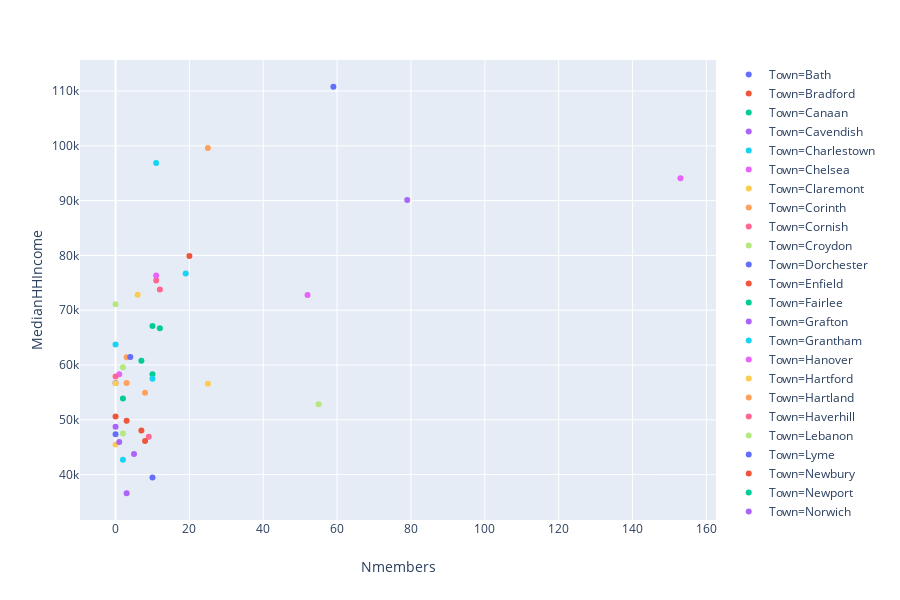

Notebook code for this chart:
### Code cell
#Working with town level data to see if membership is correlated with household income
town_data_2 = np.array(town_data)
town_data_std=town_data_2[:, 4]
np.std(town_data_std)


#scatter plot comparing Median Income and Number of Members
px.scatter(town_data, x='Nmembers', y='MedianHHIncome', color='Town')

### Figure 1 — Plotly figure (JSON) as saved in the notebook; plotly's stock layout.template omitted (floating-point values rounded to 4 significant figures)
{"data": [{"hovertemplate": "Town=Bath<br>Nmembers=%{x}<br>MedianHHIncome=%{y}<extra></extra>", "legendgroup": "Town=Bath", "marker": {"color": "#636efa", "symbol": "circle"}, "mode": "markers", "name": "Town=Bath", "showlegend": true, "type": "scatter", "uid": "c696238b-6a2e-475c-893d-b2c4a854bbc2", "x": [0], "xaxis": "x", "y": [47386], "yaxis": "y"}, {"hovertemplate": "Town=Bradford<br>Nmembers=%{x}<br>MedianHHIncome=%{y}<extra></extra>", "legendgroup": "Town=Bradford", "marker": {"color": "#EF553B", "symbol": "circle"}, "mode": "markers", "name": "Town=Bradford", "showlegend": true, "type": "scatter", "uid": "f39e1fc3-f7cf-4d66-ba33-b71de3c6bdc0", "x": [7], "xaxis": "x", "y": [48056], "yaxis": "y"}, {"hovertemplate": "Town=Canaan<br>Nmembers=%{x}<br>MedianHHIncome=%{y}<extra></extra>", "legendgroup": "Town=Canaan", "marker": {"color": "#00cc96", "symbol": "circle"}, "mode": "markers", "name": "Town=Canaan", "showlegend": true, "type": "scatter", "uid": "46d7644c-2f5a-4fc0-a645-1cf252a270c4", "x": [10], "xaxis": "x", "y": [58333], "yaxis": "y"}, {"hovertemplate": "Town=Cavendish<br>Nmembers=%{x}<br>MedianHHIncome=%{y}<extra></extra>", "legendgroup": "Town=Cavendish", "marker": {"color": "#ab63fa", "symbol": "circle"}, "mode": "markers", "name": "Town=Cavendish", "showlegend": true, "type": "scatter", "uid": "999d88a4-eb69-468f-ab6c-afe4e3515cab", "x": [0], "xaxis": "x", "y": [48750], "yaxis": "y"}, {"hovertemplate": "Town=Charlestown<br>Nmembers=%{x}<br>MedianHHIncome=%{y}<extra></extra>", "legendgroup": "Town=Charlestown", "marker": {"color": "#19d3f3", "symbol": "circle"}, "mode": "markers", "name": "Town=Charlestown", "showlegend": true, "type": "scatter", "uid": "5405fccc-0517-4ade-98cf-ff7e46d6d33d", "x": [2], "xaxis": "x", "y": [42693], "yaxis": "y"}, {"hovertemplate": "Town=Chelsea<br>Nmembers=%{x}<br>MedianHHIncome=%{y}<extra></extra>", "legendgroup": "Town=Chelsea", "marker": {"color": "#e763fa", "symbol": "circle"}, "mode": "markers", "name": "Town=Chelsea", "showlegend": true, "type": "scatter", "uid": "e9c49015-9a0b-48d8-ab6e-902816c16ce5", "x": [1], "xaxis": "x", "y": [58333], "yaxis": "y"}, {"hovertemplate": "Town=Claremont<br>Nmembers=%{x}<br>MedianHHIncome=%{y}<extra></extra>", "legendgroup": "Town=Claremont", "marker": {"color": "#fecb52", "symbol": "circle"}, "mode": "markers", "name": "Town=Claremont", "showlegend": true, "type": "scatter", "uid": "17423732-c969-4738-8778-673575ff6157", "x": [0], "xaxis": "x", "y": [45510], "yaxis": "y"}, {"hovertemplate": "Town=Corinth<br>Nmembers=%{x}<br>MedianHHIncome=%{y}<extra></extra>", "legendgroup": "Town=Corinth", "marker": {"color": "#ffa15a", "symbol": "circle"}, "mode": "markers", "name": "Town=Corinth", "showlegend": true, "type": "scatter", "uid": "b91f04ae-3346-4cbd-8be5-89fce1eb91c0", "x": [3], "xaxis": "x", "y": [56719], "yaxis": "y"}, {"hovertemplate": "Town=Cornish<br>Nmembers=%{x}<br>MedianHHIncome=%{y}<extra></extra>", "legendgroup": "Town=Cornish", "marker": {"color": "#ff6692", "symbol": "circle"}, "mode": "markers", "name": "Town=Cornish", "showlegend": true, "type": "scatter", "uid": "d205ac14-10ee-4a5b-a144-e9d9430f5a10", "x": [11], "xaxis": "x", "y": [75417], "yaxis": "y"}, {"hovertemplate": "Town=Croydon<br>Nmembers=%{x}<br>MedianHHIncome=%{y}<extra></extra>", "legendgroup": "Town=Croydon", "marker": {"color": "#b6e880", "symbol": "circle"}, "mode": "markers", "name": "Town=Croydon", "showlegend": true, "type": "scatter", "uid": "e9cc9486-b3d6-49c2-af55-9f29c3f9cc70", "x": [0], "xaxis": "x", "y": [71094], "yaxis": "y"}, {"hovertemplate": "Town=Dorchester<br>Nmembers=%{x}<br>MedianHHIncome=%{y}<extra></extra>", "legendgroup": "Town=Dorchester", "marker": {"color": "#636efa", "symbol": "circle"}, "mode": "markers", "name": "Town=Dorchester", "showlegend": true, "type": "scatter", "uid": "a7ef5941-ddf6-41d8-8d8c-f2d90616dce6", "x": [0], "xaxis": "x", "y": [56719], "yaxis": "y"}, {"hovertemplate": "Town=Enfield<br>Nmembers=%{x}<br>MedianHHIncome=%{y}<extra></extra>", "legendgroup": "Town=Enfield", "marker": {"color": "#EF553B", "symbol": "circle"}, "mode": "markers", "name": "Town=Enfield", "showlegend": true, "type": "scatter", "uid": "5a6defc6-242a-45e2-b2c9-b584a95ef0a8", "x": [20], "xaxis": "x", "y": [79907], "yaxis": "y"}, {"hovertemplate": "Town=Fairlee<br>Nmembers=%{x}<br>MedianHHIncome=%{y}<extra></extra>", "legendgroup": "Town=Fairlee", "marker": {"color": "#00cc96", "symbol": "circle"}, "mode": "markers", "name": "Town=Fairlee", "showlegend": true, "type": "scatter", "uid": "02e27dde-8254-48dc-9052-1f1139f41ce5", "x": [10], "xaxis": "x", "y": [67100], "yaxis": "y"}, {"hovertemplate": "Town=Grafton<br>Nmembers=%{x}<br>MedianHHIncome=%{y}<extra></extra>", "legendgroup": "Town=Grafton", "marker": {"color": "#ab63fa", "symbol": "circle"}, "mode": "markers", "name": "Town=Grafton", "showlegend": true, "type": "scatter", "uid": "42dadf06-e853-4aab-ba72-3b8e7a796608", "x": [1], "xaxis": "x", "y": [45958], "yaxis": "y"}, {"hovertemplate": "Town=Grantham<br>Nmembers=%{x}<br>MedianHHIncome=%{y}<extra></extra>", "legendgroup": "Town=Grantham", "marker": {"color": "#19d3f3", "symbol": "circle"}, "mode": "markers", "name": "Town=Grantham", "showlegend": true, "type": "scatter", "uid": "0b506f85-32b1-4561-b7f9-69ca629033f7", "x": [11], "xaxis": "x", "y": [96875], "yaxis": "y"}, {"hovertemplate": "Town=Hanover<br>Nmembers=%{x}<br>MedianHHIncome=%{y}<extra></extra>", "legendgroup": "Town=Hanover", "marker": {"color": "#e763fa", "symbol": "circle"}, "mode": "markers", "name": "Town=Hanover", "showlegend": true, "type": "scatter", "uid": "9fbdfcc3-9c62-452e-b31a-22fadda3f483", "x": [153], "xaxis": "x", "y": [94063], "yaxis": "y"}, {"hovertemplate": "Town=Hartford<br>Nmembers=%{x}<br>MedianHHIncome=%{y}<extra></extra>", "legendgroup": "Town=Hartford", "marker": {"color": "#fecb52", "symbol": "circle"}, "mode": "markers", "name": "Town=Hartford", "showlegend": true, "type": "scatter", "uid": "e5bc3289-2b5b-4feb-9f81-777517d64911", "x": [25], "xaxis": "x", "y": [56577], "yaxis": "y"}, {"hovertemplate": "Town=Hartland<br>Nmembers=%{x}<br>MedianHHIncome=%{y}<extra></extra>", "legendgroup": "Town=Hartland", "marker": {"color": "#ffa15a", "symbol": "circle"}, "mode": "markers", "name": "Town=Hartland", "showlegend": true, "type": "scatter", "uid": "98e4ef84-517e-40ff-adcf-66efb3c3ef58", "x": [8], "xaxis": "x", "y": [54931], "yaxis": "y"}, {"hovertemplate": "Town=Haverhill<br>Nmembers=%{x}<br>MedianHHIncome=%{y}<extra></extra>", "legendgroup": "Town=Haverhill", "marker": {"color": "#ff6692", "symbol": "circle"}, "mode": "markers", "name": "Town=Haverhill", "showlegend": true, "type": "scatter", "uid": "1f7ef041-e5a5-41fb-90d7-affcb7cb0d6f", "x": [9], "xaxis": "x", "y": [46892], "yaxis": "y"}, {"hovertemplate": "Town=Lebanon<br>Nmembers=%{x}<br>MedianHHIncome=%{y}<extra></extra>", "legendgroup": "Town=Lebanon", "marker": {"color": "#b6e880", "symbol": "circle"}, "mode": "markers", "name": "Town=Lebanon", "showlegend": true, "type": "scatter", "uid": "f31cea76-5701-4d0e-a009-7296405e0d9d", "x": [55], "xaxis": "x", "y": [52825], "yaxis": "y"}, {"hovertemplate": "Town=Lyme<br>Nmembers=%{x}<br>MedianHHIncome=%{y}<extra></extra>", "legendgroup": "Town=Lyme", "marker": {"color": "#636efa", "symbol": "circle"}, "mode": "markers", "name": "Town=Lyme", "showlegend": true, "type": "scatter", "uid": "0c809fa2-f269-40ef-8087-3feb1b54acc9", "x": [59], "xaxis": "x", "y": [110781], "yaxis": "y"}, {"hovertemplate": "Town=Newbury<br>Nmembers=%{x}<br>MedianHHIncome=%{y}<extra></extra>", "legendgroup": "Town=Newbury", "marker": {"color": "#EF553B", "symbol": "circle"}, "mode": "markers", "name": "Town=Newbury", "showlegend": true, "type": "scatter", "uid": "dbf13437-f7b0-4446-b8fa-10bbfb95dba3", "x": [8], "xaxis": "x", "y": [46134], "yaxis": "y"}, {"hovertemplate": "Town=Newport<br>Nmembers=%{x}<br>MedianHHIncome=%{y}<extra></extra>", "legendgroup": "Town=Newport", "marker": {"color": "#00cc96", "symbol": "circle"}, "mode": "markers", "name": "Town=Newport", "showlegend": true, "type": "scatter", "uid": "b87e0e83-bae5-4fc7-a698-9597ed993657", "x": [2], "xaxis": "x", "y": [53900], "yaxis": "y"}, {"hovertemplate": "Town=Norwich<br>Nmembers=%{x}<br>MedianHHIncome=%{y}<extra></extra>", "legendgroup": "Town=Norwich", "marker": {"color": "#ab63fa", "symbol": "circle"}, "mode": "markers", "name": "Town=Norwich", "showlegend": true, "type": "scatter", "uid": "7a8c4145-a35f-47ee-8ab1-2cf6fe461adb", "x": [79], "xaxis": "x", "y": [90104], "yaxis": "y"}, {"hovertemplate": "Town=Orange<br>Nmembers=%{x}<br>MedianHHIncome=%{y}<extra></extra>", "legendgroup": "Town=Orange", "marker": {"color": "#19d3f3", "symbol": "circle"}, "mode": "markers", "name": "Town=Orange", "showlegend": true, "type": "scatter", "uid": "3efe6001-1a95-47ca-a403-79c8d4cae269", "x": [0], "xaxis": "x", "y": [63750], "yaxis": "y"}, {"hovertemplate": "Town=Orford<br>Nmembers=%{x}<br>MedianHHIncome=%{y}<extra></extra>", "legendgroup": "Town=Orford", "marker": {"color": "#e763fa", "symbol": "circle"}, "mode": "markers", "name": "Town=Orford", "showlegend": true, "type": "scatter", "uid": "c44fc22c-a6db-4fc6-b726-b4e0c3aaa76a", "x": [11], "xaxis": "x", "y": [76339], "yaxis": "y"}, {"hovertemplate": "Town=Piermont<br>Nmembers=%{x}<br>MedianHHIncome=%{y}<extra></extra>", "legendgroup": "Town=Piermont", "marker": {"color": "#fecb52", "symbol": "circle"}, "mode": "markers", "name": "Town=Piermont", "showlegend": true, "type": "scatter", "uid": "35103e5c-ed75-49b8-bffa-91a5be69b5ac", "x": [6], "xaxis": "x", "y": [72841], "yaxis": "y"}, {"hovertemplate": "Town=Plainfield<br>Nmembers=%{x}<br>MedianHHIncome=%{y}<extra></extra>", "legendgroup": "Town=Plainfield", "marker": {"color": "#ffa15a", "symbol": "circle"}, "mode": "markers", "name": "Town=Plainfield", "showlegend": true, "type": "scatter", "uid": "a0069bef-8a9d-4a97-b815-0363fc54a935", "x": [25], "xaxis": "x", "y": [99625], "yaxis": "y"}, {"hovertemplate": "Town=Pomfret<br>Nmembers=%{x}<br>MedianHHIncome=%{y}<extra></extra>", "legendgroup": "Town=Pomfret", "marker": {"color": "#ff6692", "symbol": "circle"}, "mode": "markers", "name": "Town=Pomfret", "showlegend": true, "type": "scatter", "uid": "6b98890e-1ba6-43a5-988e-f93fc1d71969", "x": [12], "xaxis": "x", "y": [73802], "yaxis": "y"}, {"hovertemplate": "Town=Reading<br>Nmembers=%{x}<br>MedianHHIncome=%{y}<extra></extra>", "legendgroup": "Town=Reading", "marker": {"color": "#b6e880", "symbol": "circle"}, "mode": "markers", "name": "Town=Reading", "showlegend": true, "type": "scatter", "uid": "b46397ef-65f6-419e-ab95-14ba483b04dd", "x": [2], "xaxis": "x", "y": [59583], "yaxis": "y"}, {"hovertemplate": "Town=Royalton<br>Nmembers=%{x}<br>MedianHHIncome=%{y}<extra></extra>", "legendgroup": "Town=Royalton", "marker": {"color": "#636efa", "symbol": "circle"}, "mode": "markers", "name": "Town=Royalton", "showlegend": true, "type": "scatter", "uid": "81cd9fd3-a756-44ae-a5c8-2ea3195dc513", "x": [10], "xaxis": "x", "y": [39484], "yaxis": "y"}, {"hovertemplate": "Town=Ryegate<br>Nmembers=%{x}<br>MedianHHIncome=%{y}<extra></extra>", "legendgroup": "Town=Ryegate", "marker": {"color": "#EF553B", "symbol": "circle"}, "mode": "markers", "name": "Town=Ryegate", "showlegend": true, "type": "scatter", "uid": "0ed04f4e-d772-4c95-b515-2613557559b6", "x": [3], "xaxis": "x", "y": [49844], "yaxis": "y"}, {"hovertemplate": "Town=Sharon<br>Nmembers=%{x}<br>MedianHHIncome=%{y}<extra></extra>", "legendgroup": "Town=Sharon", "marker": {"color": "#00cc96", "symbol": "circle"}, "mode": "markers", "name": "Town=Sharon", "showlegend": true, "type": "scatter", "uid": "30bfed7c-04f6-4679-b172-76dd7717824e", "x": [7], "xaxis": "x", "y": [60781], "yaxis": "y"}, {"hovertemplate": "Town=Springfield<br>Nmembers=%{x}<br>MedianHHIncome=%{y}<extra></extra>", "legendgroup": "Town=Springfield", "marker": {"color": "#ab63fa", "symbol": "circle"}, "mode": "markers", "name": "Town=Springfield", "showlegend": true, "type": "scatter", "uid": "ddb2b3db-c54e-4269-9870-c5a0d4fc97e3", "x": [5], "xaxis": "x", "y": [43777], "yaxis": "y"}, {"hovertemplate": "Town=Strafford<br>Nmembers=%{x}<br>MedianHHIncome=%{y}<extra></extra>", "legendgroup": "Town=Strafford", "marker": {"color": "#19d3f3", "symbol": "circle"}, "mode": "markers", "name": "Town=Strafford", "showlegend": true, "type": "scatter", "uid": "2989e923-da6e-4d5e-a11d-727d1c9db521", "x": [10], "xaxis": "x", "y": [57500], "yaxis": "y"}, {"hovertemplate": "Town=Thetford<br>Nmembers=%{x}<br>MedianHHIncome=%{y}<extra></extra>", "legendgroup": "Town=Thetford", "marker": {"color": "#e763fa", "symbol": "circle"}, "mode": "markers", "name": "Town=Thetford", "showlegend": true, "type": "scatter", "uid": "e7c7ee93-ffb1-447d-adca-efed5b4e1d30", "x": [52], "xaxis": "x", "y": [72768], "yaxis": "y"}, {"hovertemplate": "Town=Topsham<br>Nmembers=%{x}<br>MedianHHIncome=%{y}<extra></extra>", "legendgroup": "Town=Topsham", "marker": {"color": "#fecb52", "symbol": "circle"}, "mode": "markers", "name": "Town=Topsham", "showlegend": true, "type": "scatter", "uid": "6d535059-2964-4a53-b749-7b781525e254", "x": [0], "xaxis": "x", "y": [56667], "yaxis": "y"}, {"hovertemplate": "Town=Tunbridge<br>Nmembers=%{x}<br>MedianHHIncome=%{y}<extra></extra>", "legendgroup": "Town=Tunbridge", "marker": {"color": "#ffa15a", "symbol": "circle"}, "mode": "markers", "name": "Town=Tunbridge", "showlegend": true, "type": "scatter", "uid": "fcf03e69-e16c-4033-ab7a-3248c6ad7b80", "x": [3], "xaxis": "x", "y": [61438], "yaxis": "y"}, {"hovertemplate": "Town=Unity<br>Nmembers=%{x}<br>MedianHHIncome=%{y}<extra></extra>", "legendgroup": "Town=Unity", "marker": {"color": "#ff6692", "symbol": "circle"}, "mode": "markers", "name": "Town=Unity", "showlegend": true, "type": "scatter", "uid": "3d4bdc51-f048-45d1-acaf-73840d4565a9", "x": [0], "xaxis": "x", "y": [57917], "yaxis": "y"}, {"hovertemplate": "Town=Vershire<br>Nmembers=%{x}<br>MedianHHIncome=%{y}<extra></extra>", "legendgroup": "Town=Vershire", "marker": {"color": "#b6e880", "symbol": "circle"}, "mode": "markers", "name": "Town=Vershire", "showlegend": true, "type": "scatter", "uid": "053c564b-8795-4879-ac25-6daee68d7784", "x": [2], "xaxis": "x", "y": [47500], "yaxis": "y"}, {"hovertemplate": "Town=Weathersfield<br>Nmembers=%{x}<br>MedianHHIncome=%{y}<extra></extra>", "legendgroup": "Town=Weathersfield", "marker": {"color": "#636efa", "symbol": "circle"}, "mode": "markers", "name": "Town=Weathersfield", "showlegend": true, "type": "scatter", "uid": "902d3685-13c8-4bfd-b600-f07f96dba53e", "x": [4], "xaxis": "x", "y": [61447], "yaxis": "y"}, {"hovertemplate": "Town=West Fairlee<br>Nmembers=%{x}<br>MedianHHIncome=%{y}<extra></extra>", "legendgroup": "Town=West Fairlee", "marker": {"color": "#EF553B", "symbol": "circle"}, "mode": "markers", "name": "Town=West Fairlee", "showlegend": true, "type": "scatter", "uid": "588f2dc9-58d0-4ea0-b1e7-5de2fcad83fd", "x": [0], "xaxis": "x", "y": [50625], "yaxis": "y"}, {"hovertemplate": "Town=West Windsor<br>Nmembers=%{x}<br>MedianHHIncome=%{y}<extra></extra>", "legendgroup": "Town=West Windsor", "marker": {"color": "#00cc96", "symbol": "circle"}, "mode": "markers", "name": "Town=West Windsor", "showlegend": true, "type": "scatter", "uid": "001e3ce3-6490-4af4-89fb-7ad99f4bf106", "x": [12], "xaxis": "x", "y": [66705], "yaxis": "y"}, {"hovertemplate": "Town=Windsor<br>Nmembers=%{x}<br>MedianHHIncome=%{y}<extra></extra>", "legendgroup": "Town=Windsor", "marker": {"color": "#ab63fa", "symbol": "circle"}, "mode": "markers", "name": "Town=Windsor", "showlegend": true, "type": "scatter", "uid": "2ec96ce9-5be7-4ca1-a942-eb7cfd18540d", "x": [3], "xaxis": "x", "y": [36600], "yaxis": "y"}, {"hovertemplate": "Town=Woodstock<br>Nmembers=%{x}<br>MedianHHIncome=%{y}<extra></extra>", "legendgroup": "Town=Woodstock", "marker": {"color": "#19d3f3", "symbol": "circle"}, "mode": "markers", "name": "Town=Woodstock", "showlegend": true, "type": "scatter", "uid": "87f0c27d-1070-41d1-90c5-098b26a710d7", "x": [19], "xaxis": "x", "y": [76686], "yaxis": "y"}], "layout": {"grid": {"xaxes": ["x"], "xgap": 0.1, "xside": "bottom", "yaxes": ["y"], "ygap": 0.1, "yside": "left"}, "height": 600, "legend": {"tracegroupgap": 0}, "margin": {"t": 60}, "xaxis": {"title": {"text": "Nmembers"}}, "yaxis": {"title": {"text": "MedianHHIncome"}}}}
